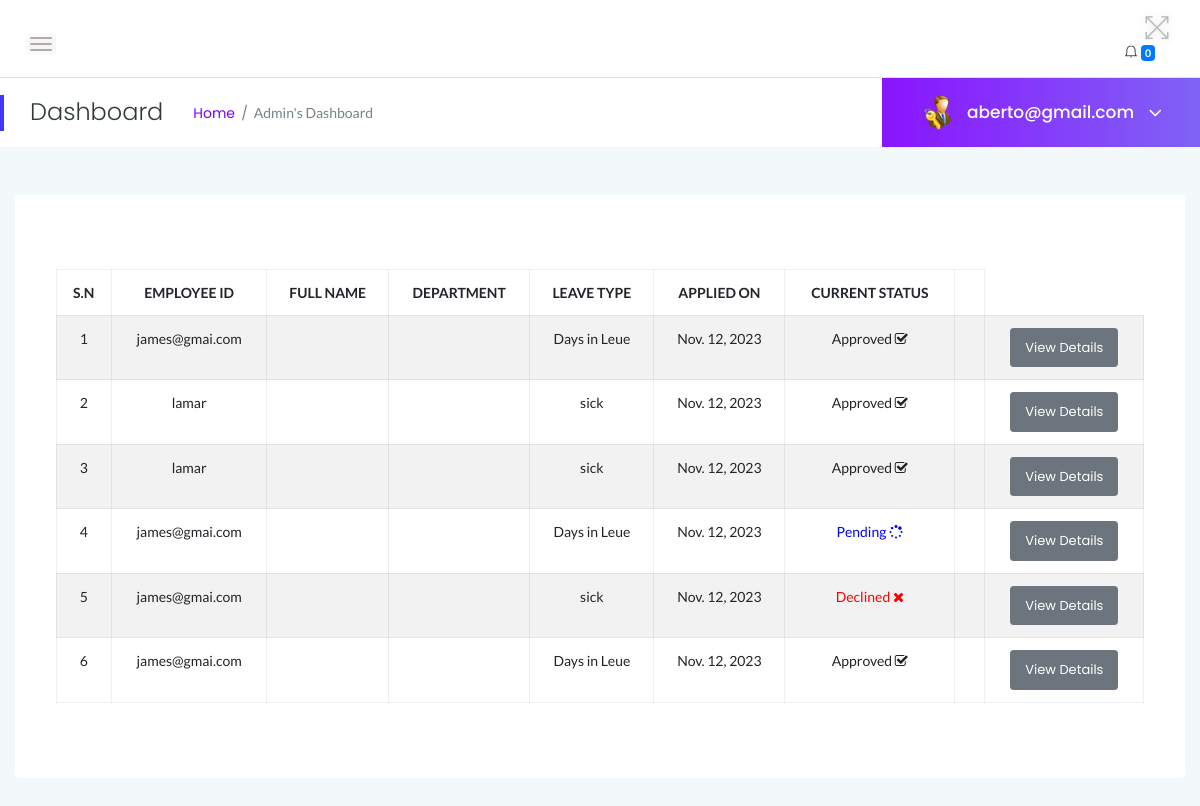
Page /myadmin/leaves_history/ (signed in) on the earlier database version.
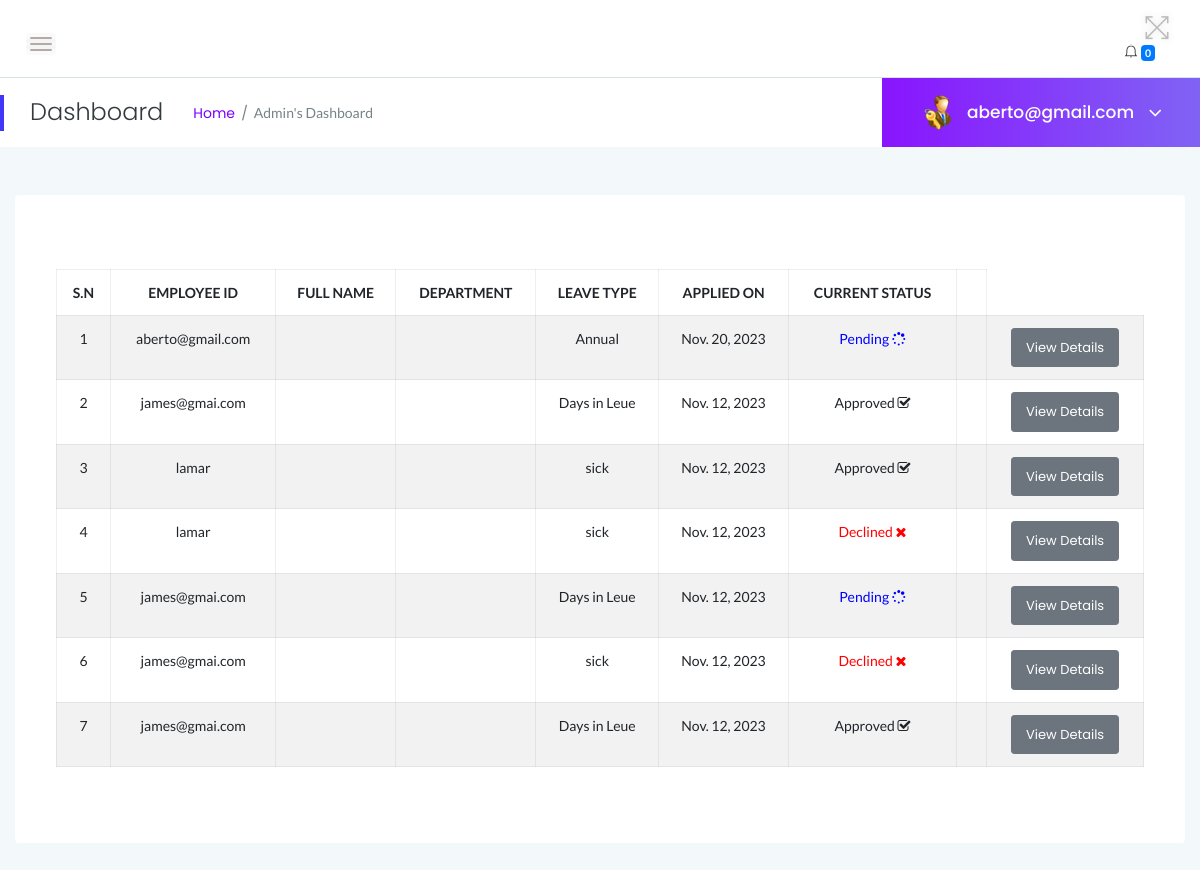
Same page on the later database version.
### myadmin/models.py (models this page shows)
class Leave(models.Model):
    employee = models.ForeignKey(User, on_delete=models.CASCADE)
    leave_type = models.CharField(max_length=100, default='Annual')
    posting_date = models.DateField(auto_now_add=True)
    status = models.CharField(
        max_length=10,
        choices=STATUS_CHOICES,
        default='Pending'
    )
    leavetype = models.CharField(max_length=255, default=None)
    description = models.TextField(default=None)
    fromdate = models.DateField( default=None)
    todate = models.DateField( default=None)
    isread = models.IntegerField(default=0)
    admin_remark = models.CharField(max_length=255, default=None, null=True)

### myadmin/views.py (the view)
# urls.py: path('leaves_history/', views.leaves_history, name='leave_history'),
@login_required
def leaves_history(request):
    if not request.user.is_authenticated:
        return redirect('admin_login')  # Redirect to the login page if not authenticated
    leave_history = Leave.objects.select_related('employee').order_by('-id')  # Assuming you have a Leave model
    return render(request, 'admin/leaves_history.html', {'leave_history': leave_history})

### myadmin/templates/admin/leaves_history.html (shortened to what this page needs)
{% load static %}
<!DOCTYPE html>
<html class="no-js" lang="en">
<head>
{% include 'admin/top.html' %}
</head>
<body>
   {% include 'admin/sidebars.html' %}
    <div class="main-content-inner">
        <div class="row">
            <div class="col-12 mt-5">
                <div class="card">
                    <div class="card-body">
                        <div class="single-table">
                            <div class="table-responsive">
                                <table class="table table-hover table-striped table-bordered progress-table text-center">
                                    <thead class="text-uppercase">
                                        <tr>
                                            <th>S.N</th>
                                            <th>Employee ID</th>
                                            <th>Full Name</th>
                                            <th>Department</th>
                                            <th>Leave Type</th>
                                            <th>Applied On</th>
                                            <th>Current Status</th>
                                            <th></th>
                                        </tr>
                                    </thead>
                                    <tbody>
                                        {% for leave in leave_history %}
                                            <tr>
                                                <td>{{ forloop.counter }}</td>
                                                <td>{{ leave.employee }}</td>
                                                <td>{{ leave.name.id }} {{ leave.name.lastName }}</td>
                                                <td>{{employee.department}}</td>
                                                <td>{{ leave.leavetype }}</td>
                                                <td>{{ leave.posting_date }}</td>
                                                <td>
                                                    {% if leave.status == '1' %}
                                                        Approved <i class="fa fa-check-square-o"></i></span>
                                                    {% elif leave.status == '2' %}
                                                        <span style="color: red">Declined <i class="fa fa-times"></i></span>
                                                    {% else %}
                                                        <span style="color: blue">Pending <i class="fa fa-spinner"></i></span>
                                                    {% endif %}
                                                </td>
                                                <td>
                                                    <td><a href="{% url 'myadmin:employee_leave_details' leave.id %}" class="btn btn-secondary btn-sm">View Details</a></td>
                                                </td>
                                            </tr>
                                        {% endfor %}
                                    </tbody>
                                </table>
                            </div>
                        </div>
                    </div>
                </div>
            </div>
        </div>
    </div>
        </div>
    </div>
</body>
</html>

Differences in the rows shown:
added Leave: employee "aberto@gmail.com", leavetype "Annual", posting_date "Nov. 20, 2023", status "Pending"
changed Leave (number 4 of 7 on the later page): status "Approved" → "Declined"
